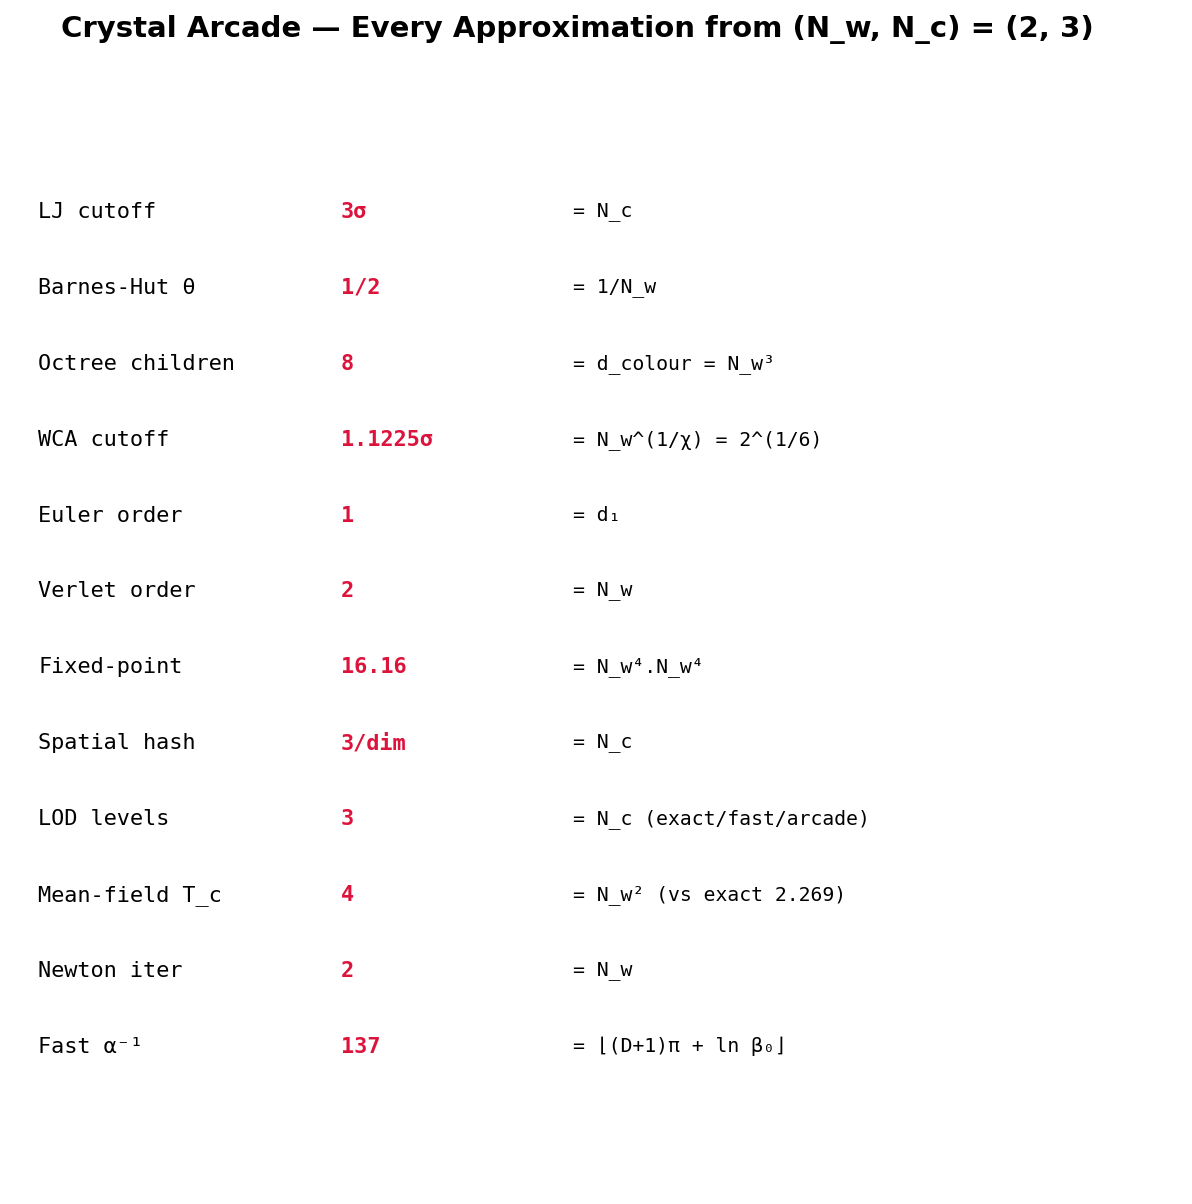

Reproduce this figure in Python.
#!/usr/bin/env python3
# Copyright (c) 2026 Daland Montgomery
# SPDX-License-Identifier: AGPL-3.0-or-later

"""Crystal Arcade — Every Integer Dashboard"""
import crystal_toe as ct
import matplotlib.pyplot as plt

toe = ct.Toe(); arc = toe.arcade()
fig, ax = plt.subplots(figsize=(10, 9))
fig.suptitle(f"Crystal Arcade — Every Approximation from (N_w, N_c) = ({arc.n_w()}, {arc.n_c()})",
             fontsize=14, fontweight='bold')
ax.axis('off')
rows = [
    ("LJ cutoff",       f"{arc.lj_cutoff()}σ",      "N_c"),
    ("Barnes-Hut θ",    f"1/{arc.bh_theta_den()}",   "1/N_w"),
    ("Octree children", str(arc.octree_children()),   "d_colour = N_w³"),
    ("WCA cutoff",      f"{arc.wca_cutoff():.4f}σ",  "N_w^(1/χ) = 2^(1/6)"),
    ("Euler order",     str(arc.euler_order()),       "d₁"),
    ("Verlet order",    str(arc.verlet_order()),      "N_w"),
    ("Fixed-point",     f"{arc.fixed_bits()}.{arc.fixed_bits()}", "N_w⁴.N_w⁴"),
    ("Spatial hash",    f"{arc.hash_cells()}/dim",    "N_c"),
    ("LOD levels",      str(arc.lod_levels()),        "N_c (exact/fast/arcade)"),
    ("Mean-field T_c",  str(arc.mf_tc()),             "N_w² (vs exact 2.269)"),
    ("Newton iter",     str(arc.newton_iter()),        "N_w"),
    ("Fast α⁻¹",       str(arc.fast_alpha_inv()),    "⌊(D+1)π + ln β₀⌋"),
]
for i, (name, val, origin) in enumerate(rows):
    y = 0.95 - i * 0.073
    ax.text(0.02, y, name, fontsize=10.5, fontfamily='monospace', va='top', transform=ax.transAxes)
    ax.text(0.28, y, val, fontsize=10.5, fontfamily='monospace', va='top',
            fontweight='bold', color='crimson', transform=ax.transAxes)
    ax.text(0.48, y, f'= {origin}', fontsize=9.5, fontfamily='monospace',
            va='top', transform=ax.transAxes)
plt.savefig('arcade_integers.png', dpi=150, bbox_inches='tight'); plt.show()
